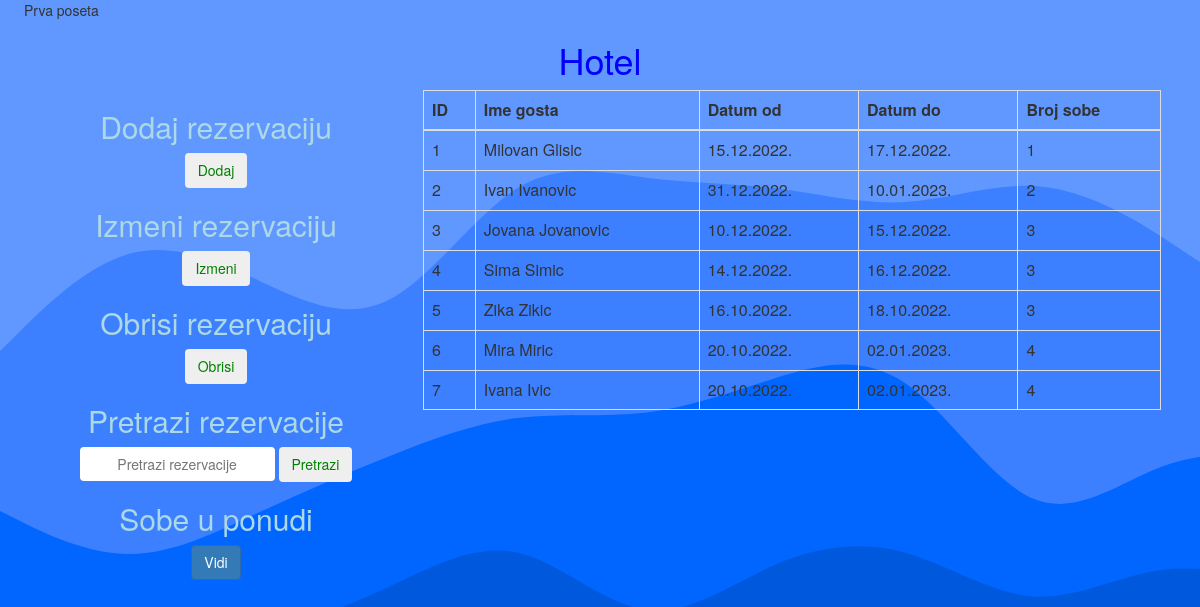
The app's page /reservation.php with its own data.
### tables this page shows
CREATE TABLE `rezervacija` (
  `rezervacijaID` int(11) NOT NULL,
  `imeGosta` varchar(255) NOT NULL,
  `datumOd` varchar(20) NOT NULL,
  `datumDo` varchar(20) NOT NULL,
  `brojSobe` int(11) NOT NULL
);

### model/rezervacija.php (called while the page is built, shortened)
<?php
class Rezervacija{
    public static function vratiSve(mysqli $conn){
        $upit = "SELECT * FROM rezervacija";
        return $conn->query($upit);
    }
}
?>

### reservation.php (the view, shortened to what this page needs)
<?php
require "DBBroker.php";
require "model/rezervacija.php";
$rs = Rezervacija::vratiSve($conn);
?>
<!DOCTYPE html>
<html lang="en">
<head>
    <link rel="stylesheet" href="https://maxcdn.bootstrapcdn.com/bootstrap/3.3.7/css/bootstrap.min.css">
    <link rel="stylesheet" href="css/reservation.css">
</head>
<body>
    <div class="col-md-12">
        <h1 class="display-1" style="text-align:center; color:blue">Hotel</h1>
    </div>
    <br>
    <div class="col-md-4" style="display: block;">
        <div style="text-align:center;">
            <h2 style="color:lightblue">Dodaj rezervaciju</h2>
            <button id="dugme-dodaj" class="btn" data-toggle="modal" data-target="#dodajModal" style="height: 3.5rem;"><p style="color:green;">Dodaj</p></button>
        </div>
        <div style="text-align:center;">
            <h2 style="color:lightblue">Izmeni rezervaciju</h2>
            <button id="dugme-izmeni" class="btn" data-toggle="modal" data-target="#izmeniModal" style="height: 3.5rem;"><p style="color:green;">Izmeni</p></button>
            </div>
        <div style="text-align:center;">
            <h2 style="color:lightblue">Obrisi rezervaciju</h2>
            <button id="dugme-obrisi" class="btn" data-toggle="modal" data-target="#obrisiModal" style="height: 3.5rem;"><p style="color:green;">Obrisi</p></button>
            </div>
        <div style="text-align:center;">
            <h2 style="color:lightblue">Pretrazi rezervacije</h2>
            <input type="text" id="input-pretrazi" class="btn" placeholder="Pretrazi rezervacije" >
            <button id="dugme-pretrazi" class="btn" onclick="pretraziTabelu()" style="height: 3.5rem;"><p style="color:green;">Pretrazi</p></button>
            </div>
        <div style="text-align:center;">
            <h2 style="color:lightblue">Sobe u ponudi</h2>
            <a href="rooms.php" class="btn btn-primary" style="height: 3.5rem;">Vidi</a>
        </div>
    </div>
    <div class="col-md-8">
        <div id="sve-rezervacije">
            <table id="tabelaRezervacija" class="table sortable table-bordered table-hover">
                <thead>
                    <tr id="hederTabele">
                        <th>ID</th>
                        <th>Ime gosta</th>
                        <th>Datum od</th>
                        <th>Datum do</th>
                        <th>Broj sobe</th>
                    </tr>
                </thead>
                <tbody>
                    <?php
                    while($red = $rs->fetch_array()):
                    ?>
                        <tr>
                            <td><?php echo $red["rezervacijaID"]?></td>
                            <td><?php echo $red["imeGosta"]?></td>
                            <td><?php echo $red["datumOd"]?></td>
                            <td><?php echo $red["datumDo"]?></td>
                            <td><?php echo $red["brojSobe"]?></td>
                        </tr>
                    <?php
                    endwhile;
                    ?>
                </tbody>
            </table>
        </div>
    </div>
</body>
</html>

### css/reservation.css (style rules this page uses)
body { margin: 0; padding: 0 24px; background-image: url("../img/bg1.svg"); background-size: cover; background-repeat: no-repeat; background-attachment: fixed; }

### records on screen
rezervacija: rezervacijaID "1", imeGosta "Milovan Glisic", datumOd "15.12.2022.", datumDo "17.12.2022.", brojSobe "1"
rezervacija: rezervacijaID "2", imeGosta "Ivan Ivanovic", datumOd "31.12.2022.", datumDo "10.01.2023.", brojSobe "2"
rezervacija: rezervacijaID "3", imeGosta "Jovana Jovanovic", datumOd "10.12.2022.", datumDo "15.12.2022.", brojSobe "3"
rezervacija: rezervacijaID "4", imeGosta "Sima Simic", datumOd "14.12.2022.", datumDo "16.12.2022.", brojSobe "3"
rezervacija: rezervacijaID "5", imeGosta "Zika Zikic", datumOd "16.10.2022.", datumDo "18.10.2022.", brojSobe "3"
rezervacija: rezervacijaID "6", imeGosta "Mira Miric", datumOd "20.10.2022.", datumDo "02.01.2023.", brojSobe "4"
rezervacija: rezervacijaID "7", imeGosta "Ivana Ivic", datumOd "20.10.2022.", datumDo "02.01.2023.", brojSobe "4"
